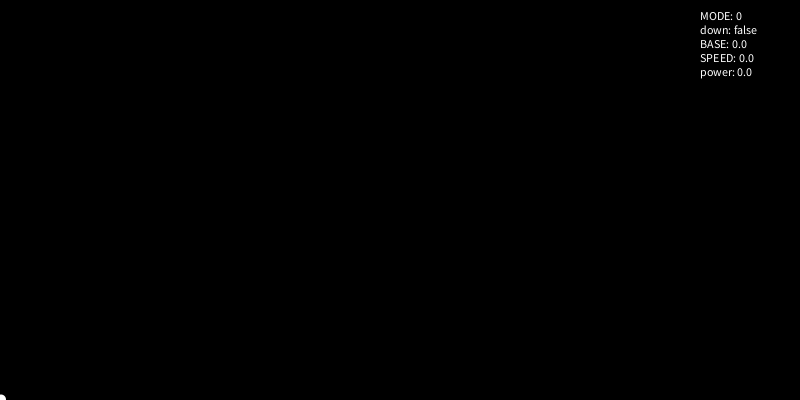
Frame 1 (no input)
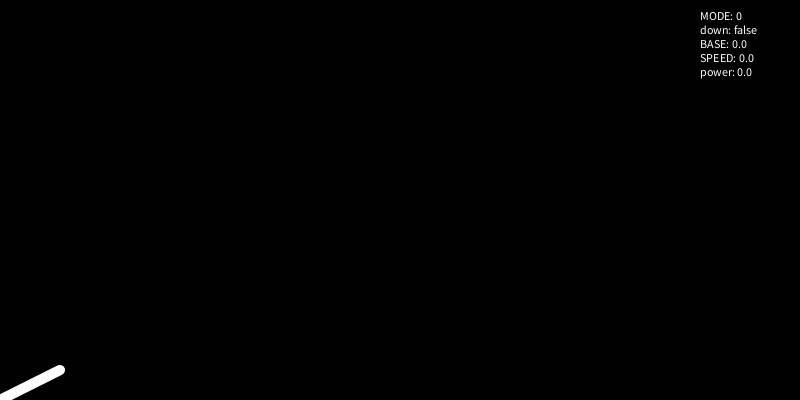
Frame 60 (the mouse pressed at the canvas centre just before this capture)
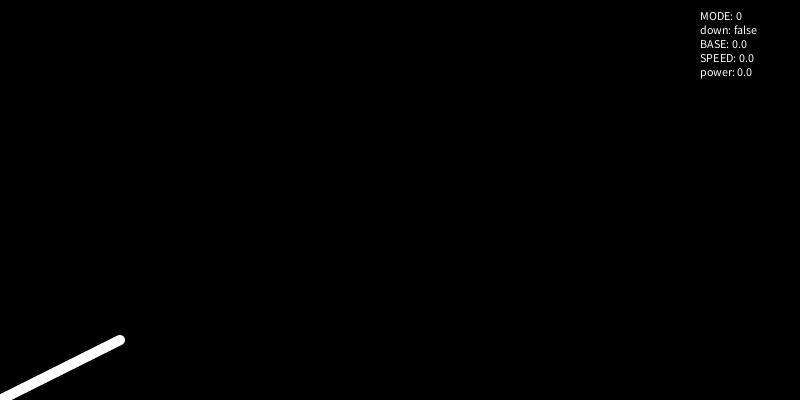
Frame 120 (the mouse held since frame 60 and released just before this capture)

The Processing sketch that drew these frames (run headless with seeded random() and noise(); from frame 60 on, the mouse is pressed at the canvas centre):

// Processing sketch: curve_graphs
// ── curve_graphs.pde

// power controls how steep the spike is
// bspeed controls how long it takes to spike
float x, y;
float base, speed, power;

int mode = 0;
int modes = 5;

boolean down;

void setup() {
  size(800, 400);
  reset();
}

void draw() {
  x++;
  float value = curv();
  y = down ? value : height-value;
  noStroke(); 
  fill(255);
  ellipse(x, y, 10, 10);
  label();
}

float curv() {
  switch(mode) {
  case 1:
    return exponential();
  case 2:
    return logarithmic();
  case 3:
    return bounce();
  case 4:
    return sigmoid();
  default:
    return linear();
  }
}

void label() {
  String label = "MODE: " + mode + "\ndown: " + down + "\nBASE: " + base + "\nSPEED: " + speed + "\npower: " + power;
  int tw = 100;
  fill(0);
  rect(width-tw, 0, tw, 120);
  fill(255);
  textAlign(LEFT);
  text(label, width-tw, 20);
}

float linear() {
  float m = (float)height/(float)width;
  return m*x;
}

float exponential() {
  base += speed;
  return pow(base, power);
}

float logarithmic() {
  power+=speed;
  return log(power)*50;
}

float sigmoid() {
  base += speed;
  return height/(1+exp(-base));
}

float bounce() {
  base = sin(x*0.1)*200 + 200;
  return log(base)*50;
}

void reset() {
  background(0);
  x = 0;
  base = 0;

  switch(mode) {
  case 1:
    speed = 0.005;
    power = 20;
    break;
  case 2:
    power = 0;
    speed = 10;
    break;
  case 3:
    speed = 0.01;
    power = 20;
    break;
  case 4:
    base = -7.5;
    speed = 0.025;
    break;
  }
}


void keyPressed() {

  switch(keyCode) {
  case RIGHT:
    mode++;
    break;
  case LEFT:
    mode--;
    break;
  case UP:
    down = false;
    break;
  case DOWN:
    down = true;
    break;
  }

  if (mode >= modes || mode < 0) {
    mode = (modes + mode%modes)%modes;
  }

  reset();
}
